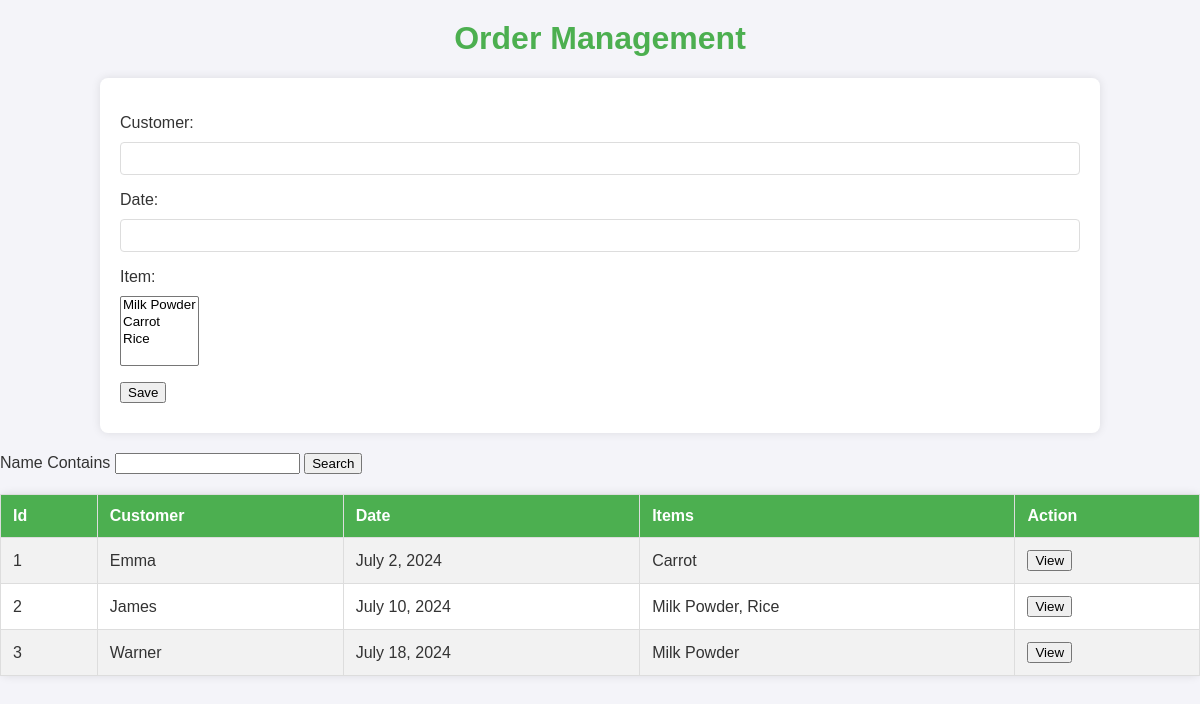
The page /app/Order/ on the database its author committed.
### app/models.py (models this page shows, shortened)
class Order (models.Model):
    customer = models.CharField(max_length = 20)
    date = models.DateField()
    item = models.ManyToManyField(Item)

class Item (models.Model):
    name = models.CharField(max_length = 20)
    price = models.DecimalField(max_digits = 8, decimal_places = 2)
    image = models.ImageField(upload_to = 'Items')
    Category = models.ForeignKey(Category, on_delete = models.CASCADE)
    Unit = models.ForeignKey(Unit, on_delete = models.CASCADE)
    def __str__ (self):
        return self.name

### app/views.py (the view)
# urls.py: path('Order/', views.Orderview),
def Orderview(request):
    Orders = Order.objects.all()
    if request.method == 'POST':
        form = OrderForm(request.POST)
        if form.is_valid():
            form.save()
    else:
        form = OrderForm()
    context = {'form':form, 'Ordrs':Orders}
    return render(request, 'Order.html', context)

### app/forms.py
class  OrderForm (forms.ModelForm) :
    class Meta:
        model = Order
        fields = '__all__'

### app/templates/Order.html (shortened to what this page needs)
<html>
<h1>Order Management</h1>
<head>
</head>
<form method="POST">
    {{form.as_p}}
    <input type="submit" value="Save">
</form>
<label>Name Contains</label>
<input>
<button>Search</button>
<table border="1">
<tr>
<th>Id</th>
<th>Customer</th>
<th>Date</th>
<th>Items</th>
<th>Action</th>
</tr>
{% for Order in Ordrs %}
<tr>
    <td>{{Order.id}}</td>
    <td>{{Order.customer}}</td>
    <td>{{Order.date}}</td>
    <td>{{Order.item.all|join:", " }}</td>
    <td><button>View</button></td>
</tr>
{% endfor %}
</table>
</html>

### app/templates/Order.html (style rules this page uses)
h1 { text-align: center; margin-top: 20px; color: #4CAF50; }
form, table, .pagination { width: 80%; margin: 20px auto; background: #fff; padding: 20px; box-shadow: 0 0 10px rgba(0, 0, 0, 0.1); border-radius: 8px; }
form label, form input, form button { display: block; margin: 10px 0; }
form input[type="text"] { width: 100%; padding: 8px; box-sizing: border-box; border: 1px solid #ddd; border-radius: 4px; }
table { border-collapse: collapse; width: 100%; margin-top: 20px; }
table, th, td { border: 1px solid #ddd; }
th, td { padding: 12px; text-align: left; }
th { background-color: #4CAF50; color: white; }
tr:nth-child(even) { background-color: #f2f2f2; }

### rows shown on the page
Order: id "1", customer "Emma", date "July 2, 2024", item.all "Carrot"
Order: id "2", customer "James", date "July 10, 2024", item.all "Milk Powder, Rice"
Order: id "3", customer "Warner", date "July 18, 2024", item.all "Milk Powder"
